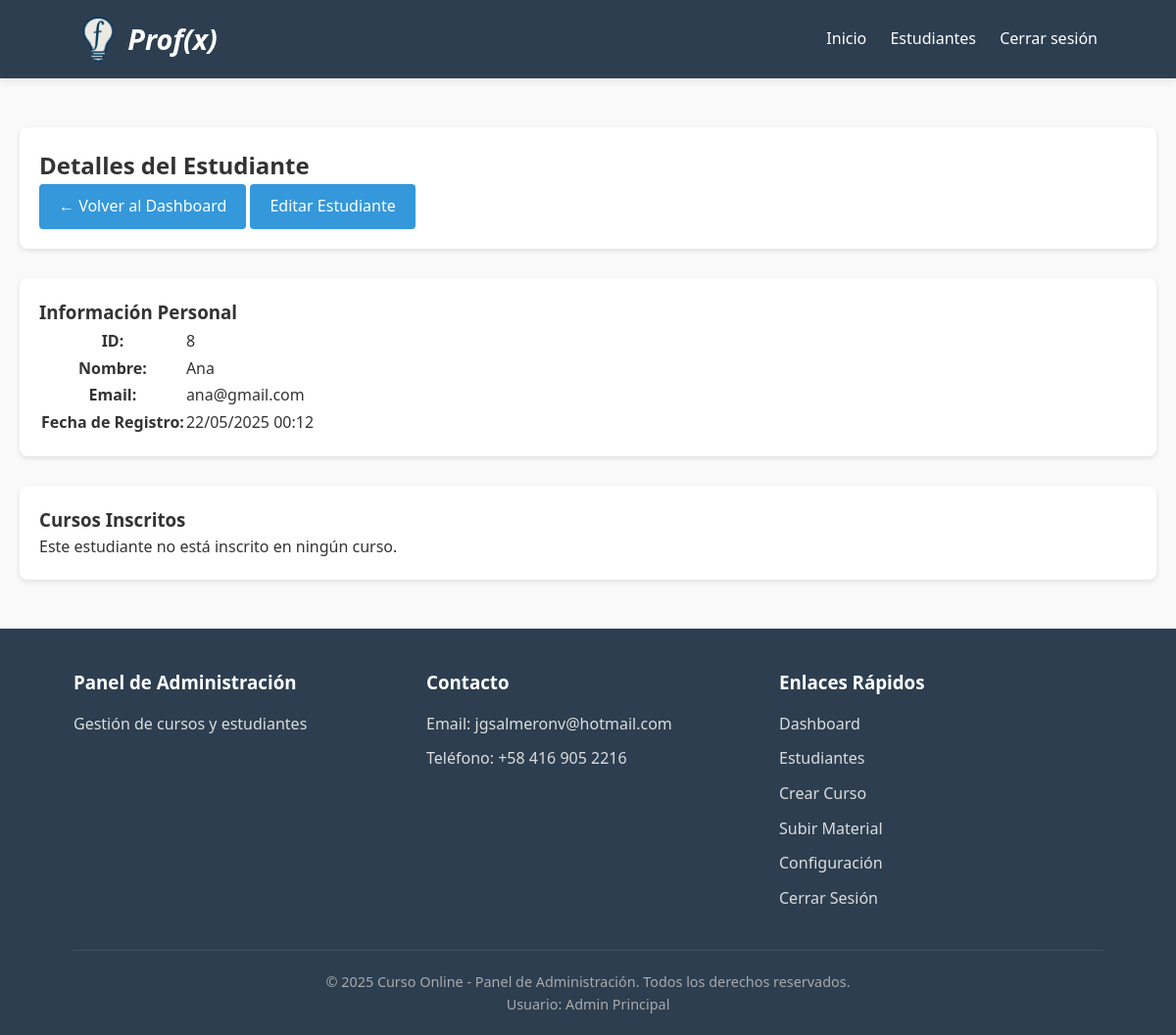
The page /admin_ver_estudiante.php?id=8 (signed in) on the database its author committed.
### tables this page shows
CREATE TABLE `usuarios` (
  `id` int NOT NULL,
  `nombre` varchar(100) NOT NULL,
  `email` varchar(100) NOT NULL,
  `password` varchar(255) NOT NULL,
  `fecha_registro` datetime DEFAULT CURRENT_TIMESTAMP,
  `es_admin` tinyint(1) DEFAULT '0'
);

### admin_ver_estudiante.php (the view, shortened to what this page needs)
<?php
require_once 'includes/config.php';
$estudiante_id = $_GET['id'];
$stmt = $conn->prepare("SELECT * FROM usuarios WHERE id = ? AND es_admin = 0");
$stmt->execute([$estudiante_id]);
$estudiante = $stmt->fetch(PDO::FETCH_ASSOC);
$stmt_cursos = $conn->prepare("SELECT c.* FROM cursos c
                              JOIN inscripciones i ON c.id = i.curso_id
                              WHERE i.usuario_id = ?");
$stmt_cursos->execute([$estudiante_id]);
$cursos_inscritos = $stmt_cursos->fetchAll(PDO::FETCH_ASSOC);
include 'includes/header_admin.php';
?>
<div class="admin-container">
    <section class="admin-section">
        <h2>Detalles del Estudiante</h2>
        <div class="admin-actions">
            <a href="admin.php" class="btn">← Volver al Dashboard</a>
            <a href="admin_editar_estudiante.php?id=<?php echo $estudiante_id; ?>" class="btn">Editar Estudiante</a>
        </div>
    </section>
    <section class="admin-section">
        <h3>Información Personal</h3>
        <div class="student-profile">
            <div class="profile-info">
                <table class="info-table">
                    <tr>
                        <th>ID:</th>
                        <td><?php echo $estudiante['id']; ?></td>
                    </tr>
                    <tr>
                        <th>Nombre:</th>
                        <td><?php echo htmlspecialchars($estudiante['nombre']); ?></td>
                    </tr>
                    <tr>
                        <th>Email:</th>
                        <td><?php echo htmlspecialchars($estudiante['email']); ?></td>
                    </tr>
                    <tr>
                        <th>Fecha de Registro:</th>
                        <td><?php echo date('d/m/Y H:i', strtotime($estudiante['fecha_registro'])); ?></td>
                    </tr>
                </table>
            </div>
        </div>
    </section>
    <section class="admin-section">
        <h3>Cursos Inscritos</h3>
        <?php if (empty($cursos_inscritos)): ?>
            <p>Este estudiante no está inscrito en ningún curso.</p>
        <?php endif; ?>
    </section>
</div>
<?php include 'includes/footer_admin.php'; ?>

### assets/css/style.css (style rules this page uses)
:root { --primary: #3498db; --primary-dark: #2980b9; --secondary: #2ecc71; --dark: #2c3e50; --light: #ecf0f1; --lighter: #f9f9f9; --danger: #e74c3c; --warning: #f39c12; --success: #27ae60; }
html { scroll-behavior: smooth; }
* { margin: 0; padding: 0; box-sizing: border-box; font-family: 'Segoe UI', Tahoma, Geneva, Verdana, sans-serif; }
body { background-color: var(--lighter); color: #333; line-height: 1.6; }
.btn { display: inline-block; background: var(--primary); color: white; padding: 10px 20px; border: none; border-radius: 5px; cursor: pointer; text-decoration: none; font-size: 16px; transition: all 0.3s ease; }
.btn { display: inline-block; padding: 8px 15px; background: #3498db; color: white; border: none; border-radius: 4px; text-decoration: none; cursor: pointer; transition: background 0.3s; }
:root { --primary: #3498db; --primary-dark: #2980b9; --secondary: #2ecc71; --dark: #2c3e50; --light: #ecf0f1; --danger: #e74c3c; --warning: #f39c12; --success: #27ae60; }
.admin-container { max-width: 1200px; margin: 0 auto; padding: 20px; }
.admin-section { background: white; border-radius: 8px; padding: 20px; margin-bottom: 30px; box-shadow: 0 2px 5px rgba(0,0,0,0.1); }
.btn { display: inline-block; padding: 10px 20px; background: var(--primary); color: white; border: none; border-radius: 4px; text-decoration: none; cursor: pointer; transition: background 0.3s; }

### rows shown on the page
usuarios: id "8", nombre "Ana", email "ana@gmail.com", fecha_registro "22/05/2025 00:12"

### other values the page prints
SITE_NAME "Curso Online"
$_SESSION['user_nombre'] "Admin Principal"
